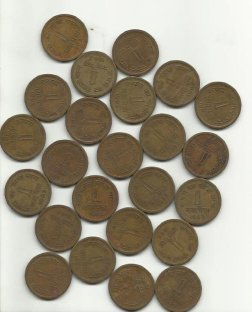
#> input picture water_coins.jpg, 252 x 312 px
$ python ukol6_open_CV.py
#> lines starting #> are read from the running program, lines starting #| are printed output that depends on the picture; after the words box and inside, x2 and y2 are one past the last pixel; in counts of white or black regions, pixels touching at a corner belong together
"""Cvičení 5 - Spočítejte počet mincí, které se nacházejí v následujícím obrázku
Existuje několik variant jak problém řešit:

Binarizovat obrázek, oddělit od sebe objekty a spočítat počet hranic (kontur)
Využít zaplavovací algoritmus Watershed, který spočíta počet vrcholů v propojených v objektech záplavou prostoru
využít nacvičení vyhledávač
Návod na variantu 1:

Binarizujte obrázek a ponechte mince bílé
Odstraňte šum (například operací uzavření)
Odtrhněte mince od sebe (operace eroze)
Spočítejte počet kontur funkcí cv2.findCountours
Spočítejte velikost seznamu nalezených kontur"""

import matplotlib
matplotlib.use('Agg')

import cv2
import numpy as np
import matplotlib.pyplot as plt

# Načtení a převod na šedotónový
img = cv2.imread("water_coins.jpg")
#> img is the input picture: shape (312, 252, 3); mean B, G, R 136.3, 153.2, 161.4
gray = cv2.cvtColor(img, cv2.COLOR_BGR2GRAY)

# Otsu binarizace s inverzí – mince bílé
_, binary = cv2.threshold(gray, 0, 255, cv2.THRESH_BINARY_INV + cv2.THRESH_OTSU)
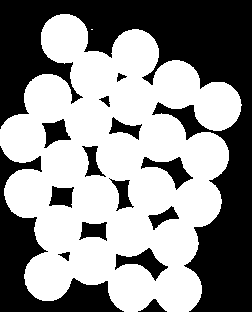
#> binary: shape (312, 252); 55.9% white; 15 black regions, largest, box (x1, y1, x2, y2) and area: (0, 0, 252, 312) 24925, (0, 146, 124, 312) 5653, (115, 248, 168, 281) 657

# Morfologické otevření – odstraní šum
kernel = np.ones((3, 3), np.uint8)
opening = cv2.morphologyEx(binary, cv2.MORPH_OPEN, kernel, iterations=2)
#> opening: shape (312, 252); 55.9% white; 15 black regions, largest, box (x1, y1, x2, y2) and area: (0, 0, 252, 312) 24935, (0, 146, 124, 312) 5653, (115, 248, 168, 281) 657

# Určení jistého pozadí
sure_bg = cv2.dilate(opening, kernel, iterations=3)
#> sure_bg: shape (312, 252); 66.1% white; 17 black regions (5 under 20 px), largest, box (x1, y1, x2, y2) and area: (0, 0, 252, 312) 21098, (0, 155, 116, 312) 4232, (175, 109, 199, 133) 203

# Distance transform → určí „vrchol“ každé mince
dist_transform = cv2.distanceTransform(opening, cv2.DIST_L2, 5)
_, sure_fg = cv2.threshold(dist_transform, 0.5 * dist_transform.max(), 255, 0)
#> sure_fg: shape (312, 252) float32; 16.1% white; 24 white regions, largest, box (x1, y1, x2, y2) and area: (117, 219, 144, 245) 546, (75, 107, 101, 135) 545, (120, 86, 148, 114) 542

# Zóna neznámého (hranice mezi mincemi)
sure_fg = np.uint8(sure_fg)
unknown = cv2.subtract(sure_bg, sure_fg)
#> unknown: shape (312, 252); 50% white; 41 black regions (5 under 20 px), largest, box (x1, y1, x2, y2) and area: (0, 0, 252, 312) 21098, (0, 155, 116, 312) 4232, (117, 219, 144, 245) 546

# Označíme komponenty
_, markers = cv2.connectedComponents(sure_fg)
#> markers: shape (312, 252) int32; 25 distinct labels, from 0 to 24

# Zvýšíme indexy, aby pozadí mělo 1 místo 0
markers = markers + 1
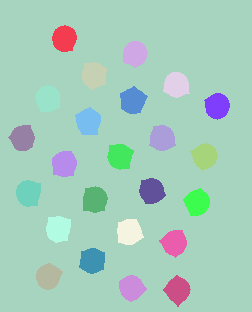
#> markers: shape (312, 252) int32; 25 distinct labels, from 1 to 25; one colour per label, 0 black
markers[unknown == 255] = 0
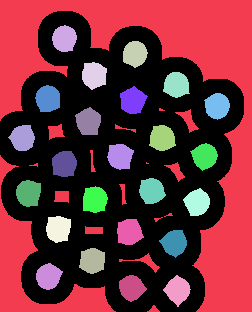
#> markers: shape (312, 252) int32; 26 distinct labels, from 0 to 25; one colour per label, 0 black

# Watershed algoritmus
img_ws = img.copy()
markers = cv2.watershed(img_ws, markers)
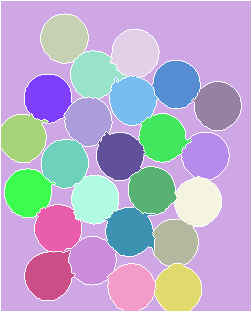
#> markers: shape (312, 252) int32; 26 distinct labels, from -1 to 25; one colour per label, 0 black, -1 white

# Hranice (rozhraní mezi mincemi) budou -1
img_ws[markers == -1] = [255, 0, 0]
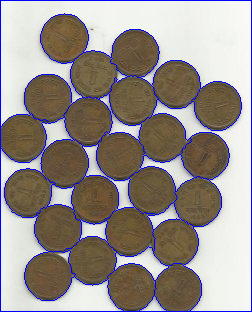
#> img_ws: shape (312, 252, 3); 5.04% of pixels changed, all inside (x1, y1, x2, y2) = (0, 0, 252, 312)

# Mince = unikátní čísla větší než 1
unique_labels = np.unique(markers)
#> unique_labels = 26 values from -1 to 25
coin_labels = [label for label in unique_labels if label > 1]
#> coin_labels = [2, 3, 4, 5, 6, 7, 8, 9, 10, 11, 12, 13, 14, 15, 16, 17, 18, 19, 20, 21, 22, 23, 24, 25]
print("Počet mincí (watershed):", len(coin_labels))
#| Počet mincí (watershed): 24

# Vykreslení + číslování
output = img.copy()
for label in coin_labels:
    mask = np.uint8(markers == label)
    contours, _ = cv2.findContours(mask, cv2.RETR_EXTERNAL, cv2.CHAIN_APPROX_SIMPLE)
    if contours:
        cnt = contours[0]
        cv2.drawContours(output, [cnt], -1, (255, 0, 0), 2)
        M = cv2.moments(cnt)
        if M["m00"] != 0:
            cx = int(M["m10"] / M["m00"])
            cy = int(M["m01"] / M["m00"])
            cv2.putText(output, str(label - 1), (cx - 10, cy + 10),
                        cv2.FONT_HERSHEY_SIMPLEX, 0.6, (0, 255, 0), 2)
#> this loop made 24 passes
#> (cx, cy) on passes 1 to 12: (63, 37), (134, 52), (93, 74), (175, 83), (47, 97), (132, 99), (217, 105), (87, 120), (22, 137), (162, 137), (205, 155), (119, 155)
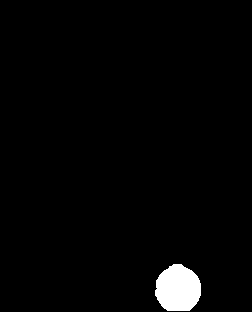
#> mask: shape (312, 252); values 0 (black) and 1 (white), 2.2% white; 1 white region, box (x1, y1, x2, y2) and area: (155, 264, 201, 311) 1711
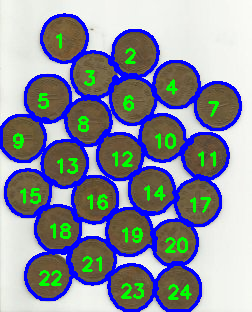
#> output: shape (312, 252, 3); 18.86% of pixels changed, all inside (x1, y1, x2, y2) = (0, 13, 242, 312)

# Uložení
plt.figure(figsize=(9, 9))
plt.imshow(cv2.cvtColor(output, cv2.COLOR_BGR2RGB))
plt.title(f"Detekováno {len(coin_labels)} mincí (watershed)")
plt.axis("off")
plt.tight_layout()
plt.savefig("vystup_watershed_final.png")
print("Výstup uložen jako vystup_watershed_final.png")
